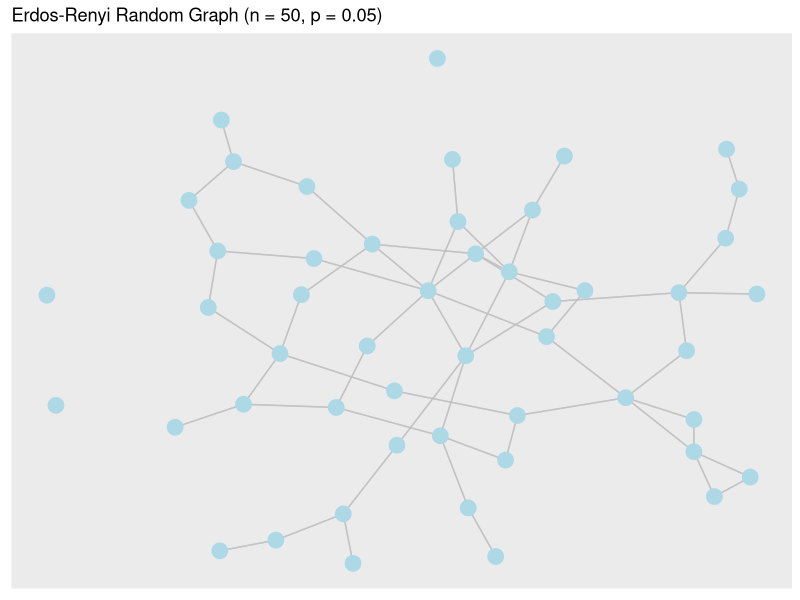
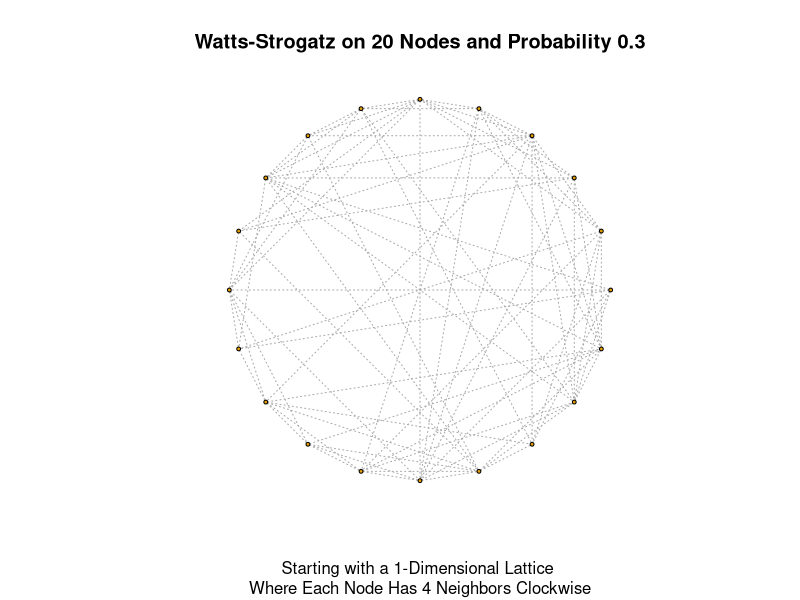
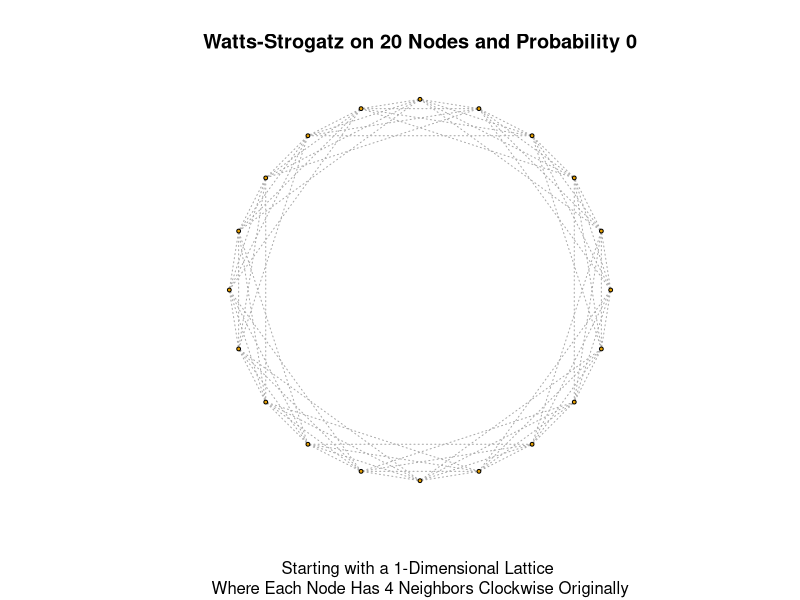
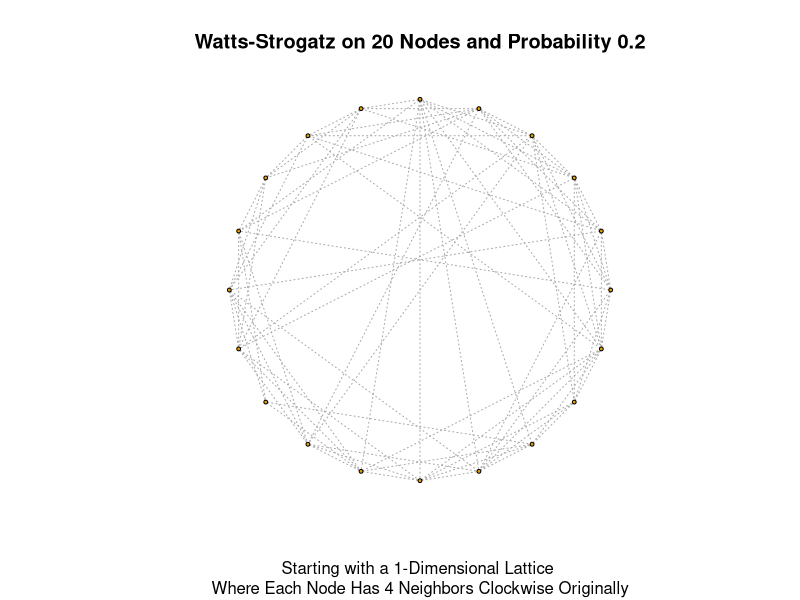
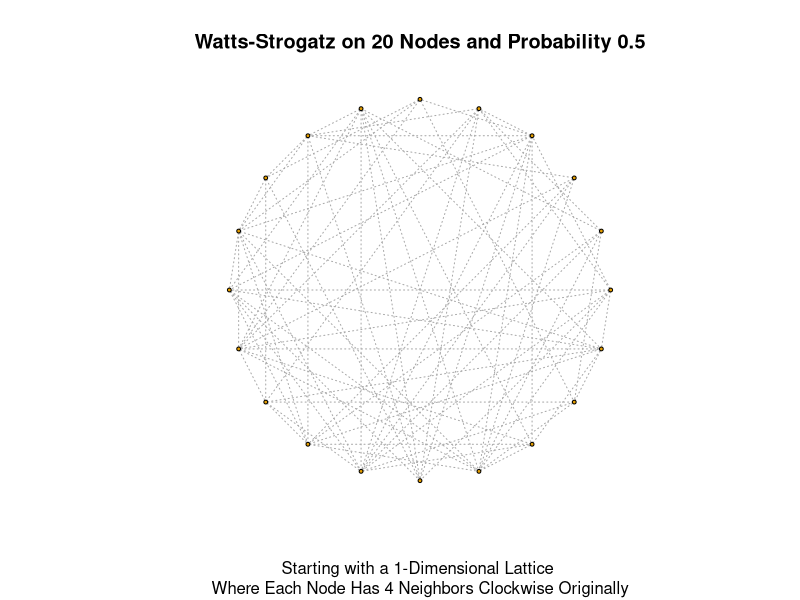
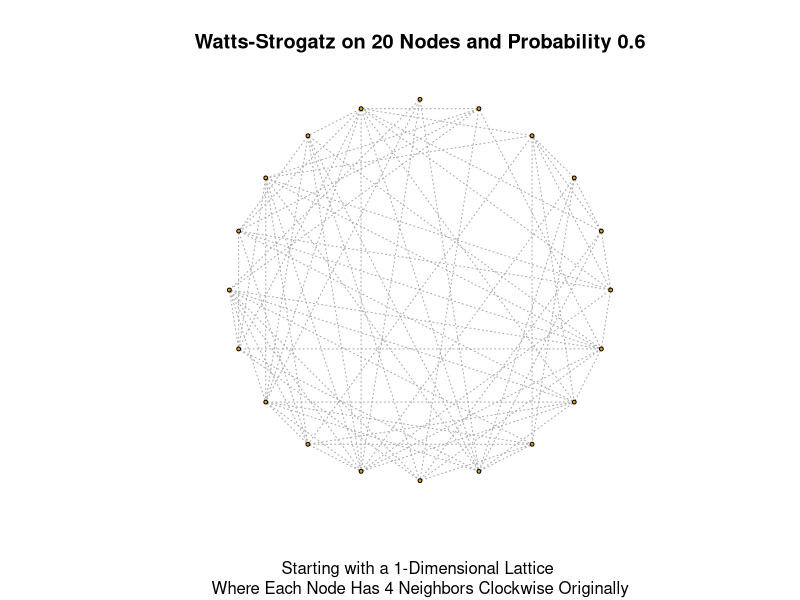
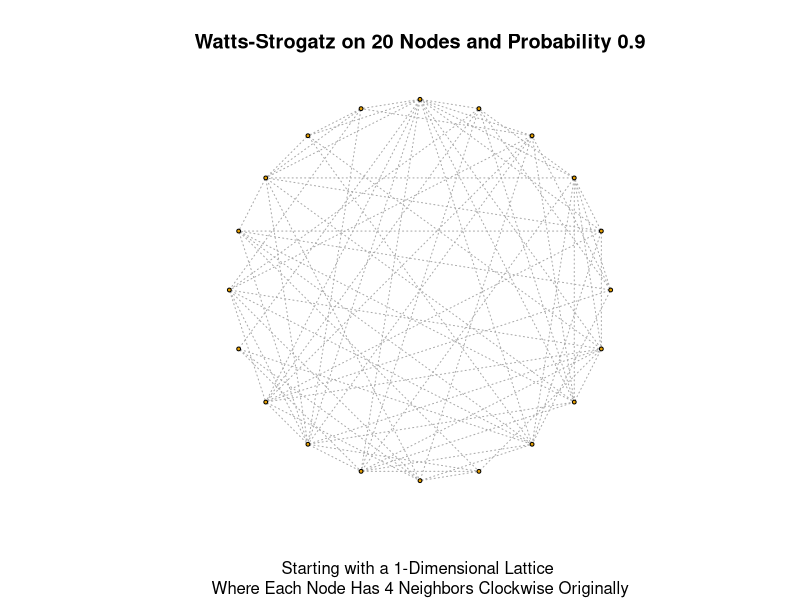
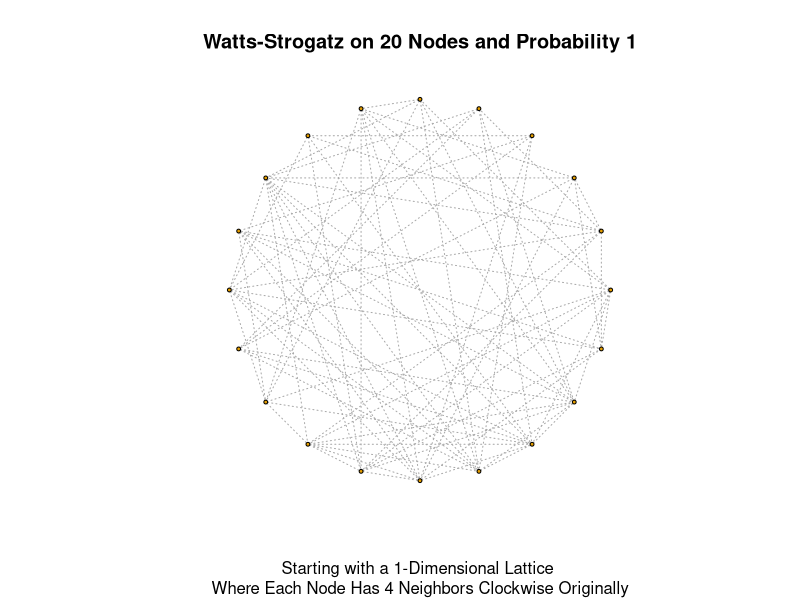

Generate these figures, in order, with R:
# load required packages
library(ggraph)
library(igraph)
library(tidygraph)
library(dplyr)
library(patchwork)
library(glue)


# •	Simulate networks using two different models: 
# 1.	Erdös-Renyi graph G(n,p)

n = 50   # number of nodes
c = 2.5     # average degree
p = c/n   #connection probability

adj = matrix(0, n, n)     # create adjacency matrix

for(.i in 2:n){
  for(.j in 1:(.i-1)){    
    adj[.i, .j] = rbinom(1,1, p) 
    
  }
}

adj_mat <- adj + t(adj) # calculate the transpose

(ErdosRenyi_graph = graph_from_adjacency_matrix(adj_mat))

set.seed(1) # set seed for reproducing
# create plot of network
ER_plot <- ggraph(ErdosRenyi_graph, layout = "fr") +
  geom_edge_link(color = "grey", alpha = 0.7) + 
  geom_node_point(colour = "lightblue", size = 5, 
                  show.legend = FALSE) +
  labs(title = paste0("Erdos-Renyi Random Graph ",   
                      "(n = ", n, 
                      ", p = ", p, ")"))

ER_plot

# 2.	Watts-Strogatz graph (small world)
set.seed(2) #set seed for reproducing

n <- 20 # order of the graph
dim <- 1 # dimension of grid
nei <- 4 # number of neighbors in grid
p <- 0.3 # probability

# creating an example of model
(WS_graph <- sample_smallworld(dim, n, nei, p))

#create plot of network
plot(WS_graph, 
     layout = layout_in_circle, 
     vertex.size = 2, 
     vertex.label = NA, 
     edge.lty = 3,
     main = glue('Watts-Strogatz on ', n, ' Nodes and Probability ', p),
     sub = glue('Starting with a ', dim , 
                '-Dimensional Lattice \n Where Each Node Has ', nei, 
                ' Neighbors Clockwise'))

# •	Use the network statistics to compare the two models, and answer the following questions:
# 1.	What is the effect of choosing different parameters in the models?

# different probablities
set.seed(3)
n <- 20 # order of the graph
dim <- 1 # dimension of original grid
nei <- 4 # number of neighbors in original grid

for (p in c(0, 0.2, 0.5, 0.6, 0.9, 1)) {
  # creating an example of G(n, p) model
  sw_graph <- sample_smallworld(dim, n, nei, p)
  
  plot(sw_graph, 
       layout = layout_in_circle, 
       vertex.size = 2, 
       vertex.label = NA, 
       edge.lty = 3,
       main = glue('Watts-Strogatz on ', n, ' Nodes and Probability ', p),
       sub = glue('Starting with a ', dim , 
                  '-Dimensional Lattice \n Where Each Node Has ', nei, 
                  ' Neighbors Clockwise Originally'))
  
  writeLines('\n')
  
}

# different neighbours
set.seed(4)
n <- 20 # order of the graph
dim <- 1 # dimension of original grid
p <- 0.5 # probability

for (nei in c(0, 2, 5, 10)) {
  # creating an example of G(n, p) model
  sw_graph <- sample_smallworld(dim, n, nei, p)
  
  plot(sw_graph, 
       layout = layout_in_circle, 
       vertex.size = 2, 
       vertex.label = NA, 
       edge.lty = 3,
       main = glue('Watts-Strogatz on ', n, ' Nodes and Probability ', p),
       sub = glue('Starting with a ', dim , 
                  '-Dimensional Lattice \n Where Each Node Has ', nei, 
                  ' Neighbors Clockwise Originally'))
  
  writeLines('\n')
  
}

# different number nodes
set.seed(5)
nei <- 3 # order of the graph
dim <- 1 # dimension of original grid
p <- 0.5 # probability

for (n in c(2, 5, 10, 15, 20)) {
  # creating an example of G(n, p) model
  sw_graph <- sample_smallworld(dim, n, nei, p)
  
  plot(sw_graph, 
       layout = layout_in_circle, 
       vertex.size = 2, 
       vertex.label = NA, 
       edge.lty = 3,
       main = glue('Watts-Strogatz on ', n, ' Nodes and Probability ', p),
       sub = glue('Starting with a ', dim , 
                  '-Dimensional Lattice \n Where Each Node Has ', nei, 
                  ' Neighbors Clockwise Originally'))
  
  writeLines('\n')
  
}


# 2.	How do the node degree distributions differ in the different models?
# 3.	How does the clustering coefficient vary across the models?
  
